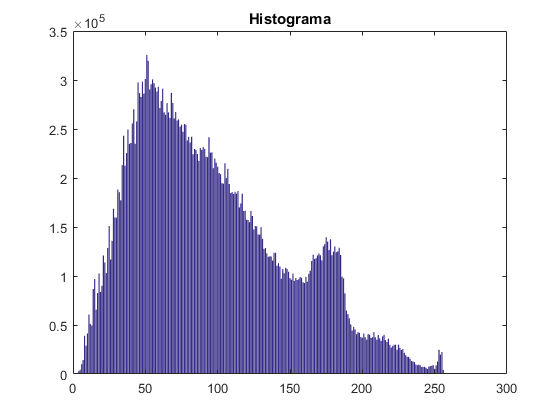
%> input picture Trabalho1/landscape.bmp, 560 x 420 px
$ octave main.m   (GNU Octave 9; MATLAB toolbox functions it lacks are replaced by stand-ins)
%> lines starting %> are read from the running program, lines starting %| are printed output that depends on the picture; long printed decimals are rounded
%> in le, fich is the input picture: size 420x560x3 uint8; mean R, G, B 219.9, 218.1, 232.9
### Trabalho1/histograma.m
function [counts] = histograma(Fonte,Alfa)
    %criar vector com o tamanho do alfabeto
    counts = zeros(size(Alfa));
    %conta a ocorr阯cia de cada simbolo
    for k=1 : length(Alfa)
        n = sum (sum(Fonte==Alfa(k)));
        counts(k) = n;
    end
%> this loop made 256 passes
%> n on passes 1 to 3: 456, 0, 0
%> after the loop, counts = 256 values, max 550314 at index 256, min 0 at index 2, mean 2756.2
    bar(counts),title('Histograma');
end

### Trabalho1/entropia.m
function [entropia] = entropia(Fonte, Alfa)
    %guarda o histograma de ocorrencias em counts
    counts = histograma(Fonte,Alfa);
    %elemina as n鉶 ocorrencias
    counts = counts(counts~=0);
%> counts = 177 values, max 550314 at index 177, min 1 at index 21, mean 3986.4
    %calcula a probabilidade de cada simbolo
    p = counts/sum(counts);
%> p = 177 values, max 0.78 at index 177, min 1.42e-06 at index 21, mean 0.00565
    %calculo da entropia
    entropia = sum(p.*log2(p.^(-1)));
%> entropia = 1.65
end

### Trabalho1/huffman.m
function [huffman] = huffman(Fonte,Alfa)
    %calculo de ocorrencia de simbolos
    counts = histograma(Fonte,Alfa);
    %calculo do numero de bits necessarios para a codificar cada bit
    HLen = hufflen(counts);
    %calcula a probabilidade
    prob = counts/sum(counts);
    %calculo
    huffman = sum(HLen.*prob);
end

### Trabalho1/main.m
figure(1)
le('data\landscape.bmp')
% [9 lines not run here, left out]
function [] = le(ficheiro)

    ext = ficheiro(end-2:end);

    if strcmp(ext, 'txt')
        %lê o ficheiro
        file = fopen(ficheiro);
        fich = fscanf(file, '%s') ;
        fclose(file);
        %converte para double
        fich = double(fich);
        %caracter de ascii que sao ignorados
        fich(find(fich<48 | (fich>57 & fich<65) | (fich>90 & fich <97) | fich>122)) = [];
        %Devolve os valores unicos eistentes no vector = alfabeto
        alfabeto = unique(fich);
        fprintf('-------------Ficheiro:%s-------------\n',ficheiro);
        fprintf('Entropia:%f\n',entropia(fich, alfabeto));
        fprintf('Huffman = %d\n',huffman(fich,alfabeto));
        fprintf('Entropia com combinações = %f\n\n',entConjunta(fich,alfabeto));
    end

    if strcmp(ext, 'bmp')
        %imshow(ficheiro);
        %info=imfinfo(ficheiro);
        %disp(info);
        %lê o ficheiro criando uma matriz
        fich = imread(ficheiro);
        %converte a matriz num vector
        fich = reshape(fich,1,[]);
        %cria um vector com o alfabeto(Com unique da problemas no5!!!!!!!)
        alfabeto = 0:1:255;
        fprintf('-------------Ficheiro:%s-------------\n',ficheiro);
        fprintf('Entropia:%f\n', entropia(fich, alfabeto));
%| Entropia:1.648
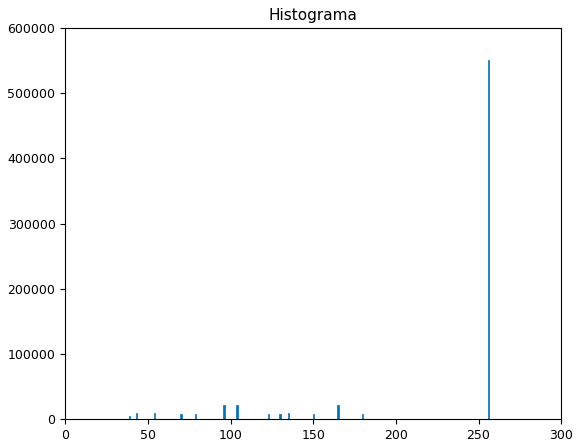
%> figure redrawn from the program's plot data; tallest bar 550314 high, from x = 255.6 to 256.4
        fprintf('Huffman = %d\n',huffman(fich,alfabeto));
%> the loop in histograma (call 2), `for k=1 : length(Alfa)` made 256 passes
%> in huffman, `counts = histograma(Fonte,Alfa);`: counts = 256 values, max 550314 at index 256, min 0 at index 2, mean 2756.2
%> the run ends on the next line
        fprintf('Entropia com combinações = %f\n\n',entConjunta(fich,alfabeto));
    end

    if strcmp(ext, 'wav')
        %lê o ficheiro criando Y o vector da fonte
        [y, fs] = audioread(ficheiro);
        %cria um vector com o alfabeto(Com unique da problemas no 5!!!!!!!)
        alfabeto = linspace(-1,1,256+1);
        fprintf('-------------Ficheiro:%s-------------\n',ficheiro);
        fprintf('Entropia:%f\n', entropia(y, alfabeto));
        fprintf('Huffman = %d\n',huffman(y,alfabeto));
        fprintf('Entropia com combinações = %f\n\n',entConjunta(y,alfabeto));

    end


end
